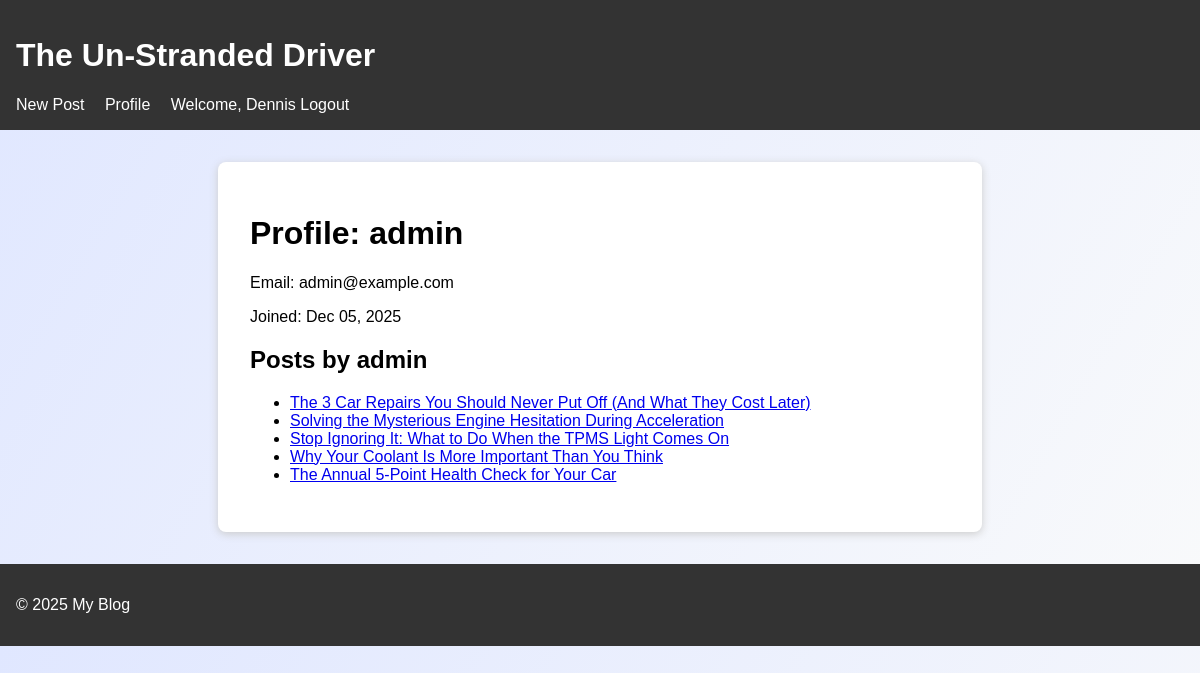
Page /profile/admin/ (signed in) on the committed database.
### blog/models.py (models this page shows, shortened)
class Post(models.Model):
	title = models.CharField(max_length=200)
	slug = models.SlugField(unique=True)
	author = models.ForeignKey(get_user_model(), on_delete=models.CASCADE, related_name='posts')
	content = models.TextField()
	image = models.ImageField(upload_to='post_images/', blank=True, null=True)
	created_at = models.DateTimeField(auto_now_add=True)
	updated_at = models.DateTimeField(auto_now=True)
	class Meta:
		ordering = ['-created_at']

### blog/views.py (the view)
# urls.py: path('profile/', views.profile, name='profile'),
@login_required
def profile(request, username=None):
	if username:
		user = get_object_or_404(User, username=username)
	else:
		user = request.user
	return render(request, 'blog/profile.html', {'profile_user': user})

### blog/templates/blog/profile.html
{% extends 'blog/base.html' %}
{% block content %}
  <h1>Profile: {{ profile_user.username }}</h1>
  <p>Email: {{ profile_user.email }}</p>
  <p>Joined: {{ profile_user.date_joined|date:'M d, Y' }}</p>
  <h2>Posts by {{ profile_user.username }}</h2>
  <ul>
    {% for post in profile_user.posts.all %}
      <li><a href="{% url 'blog:post_detail' slug=post.slug %}">{{ post.title }}</a></li>
    {% empty %}
      <li>No posts yet.</li>
    {% endfor %}
  </ul>
{% endblock %}

### blog/templates/blog/base.html (shortened to what this page needs)
{% load static %}
<!DOCTYPE html>
<html lang="en">
<head>
    <link rel="stylesheet" href="{% static 'blog/style.css' %}">
</head>
<body>
    <header>
        <h1><a href="{% url 'blog:post_list' %}" aria-label="Home">The Un-Stranded Driver</a></h1>
        <nav aria-label="Main navigation">
            <a href="{% url 'blog:post_create' %}" aria-label="Create new post">New Post</a>
            {% if user.is_authenticated %}
                <a href="{% url 'blog:profile' %}" aria-label="View profile">Profile</a>
                <span aria-live="polite">Welcome, {{ user.username }}</span>
                <a href="/admin/logout/" aria-label="Logout">Logout</a>
            {% else %}
                <a href="{% url 'blog:register' %}" aria-label="Register">Register</a>
                <a href="/admin/login/" aria-label="Login">Login</a>
            {% endif %}
        </nav>
    </header>
    <main>
        {% block content %}{% endblock %}
    </main>
    <footer>
        <p>&copy; {{ year|default:2025 }} My Blog</p>
    </footer>
</body>
</html>

### static/blog/style.css (style rules this page uses)
body { font-family: Arial, sans-serif; background: linear-gradient(120deg, #e0e7ff 0%, #f9fafb 100%); margin: 0; }
header, footer { background: #333; color: #fff; padding: 1em; }
header a, footer a { color: #fff; text-decoration: none; }
main { max-width: 700px; margin: 2em auto; background: #fff; padding: 2em; border-radius: 8px; box-shadow: 0 2px 8px #ccc; }
nav a { margin-right: 1em; }

### rows in the picture
Post: title "The 3 Car Repairs You Should Never Put Off (And What They Cost Later)"
Post: title "Solving the Mysterious Engine Hesitation During Acceleration"
Post: title "Stop Ignoring It: What to Do When the TPMS Light Comes On"
Post: title "Why Your Coolant Is More Important Than You Think"
Post: title "The Annual 5-Point Health Check for Your Car"

### other values in the picture
{{ user.username }} "Dennis"
{{ profile_user.username }} "admin"
{{ profile_user.email }} "admin@example.com"
{{ profile_user.date_joined|date:'M d, Y' }} "Dec 05, 2025"
{{ year|default:2025 }} "2025"
